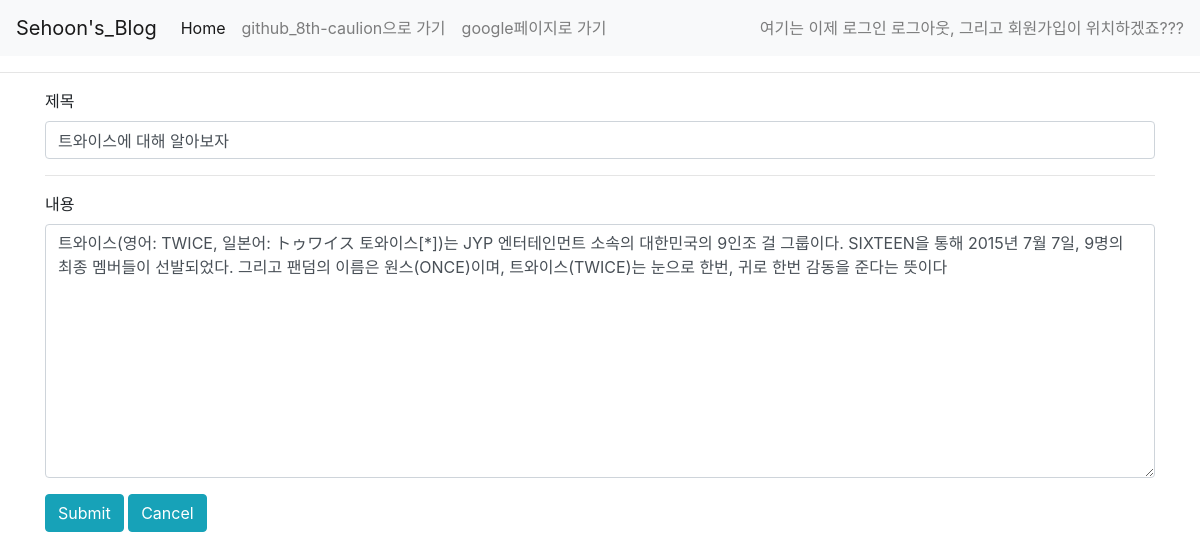
The app's page /blog/edit/3 with its own data.
### blogpost/models.py (models this page shows, shortened)
class Blog(models.Model):
    user_id = models.IntegerField()
    title = models.CharField(max_length = 200)
    pub_date = models.DateTimeField('date published')
    body = models.TextField()

### blogpost/views.py (the view)
# urls.py: path('blog/edit/<int:blog_id>', blogpost.views.edit, name = "edit"),
def edit(request, blog_id):
    blog = get_object_or_404(Blog, pk = blog_id)
    return render(request, 'edit.html', {'blog' : blog})

### blogpost/templates/edit.html (shortened to what this page needs)
{% extends "base.html" %}
{% block content %}
<form action = "{% url 'update' blog.id %}">
        <div class="form-group">
            <label for="exampleFormControlInput1">제목 </label>
            <input type="text" class="form-control" id="exampleFormControlInput1" name = "title" value = "{{blog.title}}">
        </div>
        <hr>
        <div class="form-group">
            <label for="exampleFormControlTextarea1">내용</label>
            <textarea class="form-control" id="exampleFormControlTextarea1" rows="10" name = "body">{{blog.body}}</textarea>
        </div>
        <input class="btn btn-info" type="submit" value="Submit">
        <a href="{% url 'home' %}" class="btn btn-info">Cancel</a>
    </form>
{% endblock %}

### records on screen
Blog: title "트와이스에 대해 알아보자", body "트와이스(영어: TWICE, 일본어: トゥワイス 토와이스[*])는 JYP 엔터테인먼트 소속의 대한민국의 9인조 걸 그룹이다. SIXTEEN을 통해 2015년 7월 7일, 9명의 최종 멤버들이 선발되었다. 그리고 팬덤의 이름은 원스(ONCE)이며, 트와이스(TWICE)는 눈으로 한번, 귀로 한번 감동을 준다는 뜻이다"
